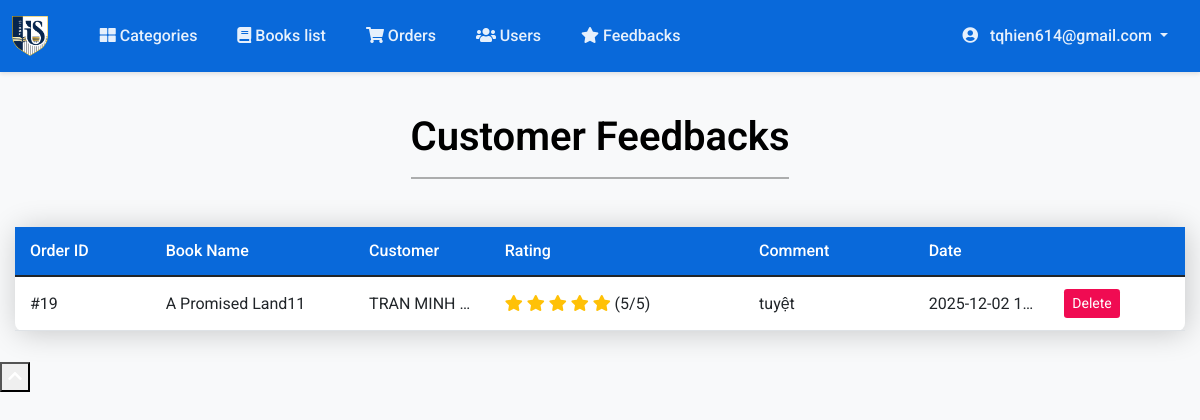
/Admin/feedbacks.php (signed in), run on the app's committed database.
### tables this page shows
CREATE TABLE IF NOT EXISTS `feedback` (
  `id` int NOT NULL AUTO_INCREMENT,
  `order_id` int NOT NULL,
  `book_id` int NOT NULL,
  `user_id` int NOT NULL,
  `rating` tinyint(1) NOT NULL COMMENT '1-5 stars',
  `comment` text,
  `created_at` datetime NOT NULL DEFAULT CURRENT_TIMESTAMP,
  PRIMARY KEY (`id`),
  UNIQUE KEY `unique_feedback` (`order_id`,`book_id`,`user_id`)
);

CREATE TABLE IF NOT EXISTS `orders` (
  `id` int NOT NULL AUTO_INCREMENT,
  `user_id` int NOT NULL,
  `address` varchar(100) NOT NULL,
  `address2` varchar(100) DEFAULT NULL,
  `pin` int NOT NULL,
  `payment_method` varchar(20) DEFAULT NULL,
  `total` int NOT NULL,
  `payment_status` varchar(20) NOT NULL,
  `order_status` int NOT NULL,
  `date` datetime NOT NULL,
  `duration` int NOT NULL,
  PRIMARY KEY (`id`)
);

CREATE TABLE IF NOT EXISTS `books` (
  `id` int NOT NULL AUTO_INCREMENT,
  `category_id` int NOT NULL,
  `ISBN` varchar(20) NOT NULL,
  `name` varchar(255) NOT NULL,
  `img` varchar(255) NOT NULL,
  `author` varchar(75) NOT NULL,
  `vnd` int NOT NULL,
  `security` int NOT NULL,
  `rent` int NOT NULL,
  `qty` int NOT NULL,
  `best_seller` int DEFAULT NULL,
  `short_desc` varchar(2000) NOT NULL,
  `description` text NOT NULL,
  `status` tinyint NOT NULL DEFAULT '1',
  `price` int GENERATED ALWAYS AS ((coalesce(`security`,0) + coalesce(`rent`,0))) VIRTUAL,
  PRIMARY KEY (`id`,`ISBN`)
);

CREATE TABLE IF NOT EXISTS `users` (
  `id` int NOT NULL AUTO_INCREMENT,
  `name` varchar(80) NOT NULL,
  `email` varchar(50) NOT NULL,
  `mobile` bigint NOT NULL,
  `doj` datetime NOT NULL,
  `password` varchar(255) NOT NULL,
  PRIMARY KEY (`id`)
);

### includes/function.php (called while the page is built, shortened)
<?php
function getAllFeedbacks($con) {
  $tableCheck = mysqli_query($con, "SHOW TABLES LIKE 'feedback'");
  $query = "SELECT f.*, b.name as book_name, b.author, u.name as user_name, u.email, o.id as order_id
            FROM feedback f
            JOIN books b ON f.book_id = b.id
            JOIN users u ON f.user_id = u.id
            JOIN orders o ON f.order_id = o.id
            ORDER BY f.created_at DESC";
  $result = mysqli_query($con, $query);
  $feedbacks = [];
  while ($row = mysqli_fetch_assoc($result)) {
    $feedbacks[] = $row;
  }
  return $feedbacks;
}

### Admin/feedbacks.php (the view, shortened to what this page needs)
<?php require(__DIR__ . '/topNav.php') ?>
<?php
require_once(__DIR__ . '/../includes/function.php');
$feedbacks = getAllFeedbacks($con);
?>
<div class="container mt-5">
    <div class="d-flex justify-content-center">
        <h1>Customer Feedbacks
            <hr>
        </h1>
    </div>
    <table class="table table-responsive">
        <thead class="">
            <tr>
                <th>Order ID</th>
                <th>Book Name</th>
                <th>Customer</th>
                <th>Rating</th>
                <th>Comment</th>
                <th>Date</th>
                <th></th>
            </tr>
        </thead>
        <tbody>
            <?php if (!empty($feedbacks)): ?>
                <?php foreach ($feedbacks as $feedback): ?>
                <tr>
                    <td>#<?php echo $feedback['order_id']; ?></td>
                    <td><?php echo htmlspecialchars($feedback['book_name']); ?></td>
                    <td><?php echo htmlspecialchars($feedback['user_name']); ?></td>
                    <td>
                        <?php for ($i = 1; $i <= 5; $i++): ?>
                            <i class="fas fa-star <?php echo $i <= $feedback['rating'] ? 'text-warning' : 'text-muted'; ?>"></i>
                        <?php endfor; ?>
                        (<?php echo $feedback['rating']; ?>/5)
                    </td>
                    <td><?php echo !empty($feedback['comment']) ? htmlspecialchars($feedback['comment']) : 'No comment'; ?></td>
                    <td><?php echo $feedback['created_at']; ?></td>
                    <td>
                        <a class="btn btn-danger btn-sm" href="?type=delete&id=<?php echo $feedback['id'] ?>"
                           onclick="return confirm('Are you sure you want to delete this feedback?')">
                            Delete
                        </a>
                    </td>
                </tr>
                <?php endforeach; ?>
            <?php else: ?>
                <tr>
                    <td colspan="7" class="text-center text-muted">No feedbacks found</td>
                </tr>
            <?php endif; ?>
        </tbody>
    </table>
</div>
<div id="scrollBtn">
    <button onclick="topFunction()" id="ScrollUpBtn" title="Go to top">
        <span> <i class="fas fa-chevron-up text-white"></i></span>
    </button>
</div>
</body>
</html>

### Admin/css/admin.css (style rules this page uses)
:root { --primary-color: rgb(9, 105, 218); --primary-hover: rgb(8, 97, 199); --secondary-color: rgb(59, 59, 59); --secondary-hover: #404040; --danger-color: #f00b52; --danger-hover: #b20909; --bg-light: #f8f9fa; --bg-white: #ffffff; --bg-hover: #f8f9fa; --text-dark: #000000; --text-light: #ffffff; --text-muted: rgba(255,255,255,0.9); --shadow-light: 0 2px 4px rgba(0,0,0,0.1); --shadow-medium: 0 2px 8px rgba(0,0,0,0.1); --shadow-heavy: 2px 2px 30px rgba(0, 0, 0, 0.2); --radius-small: 6px; --radius-medium: 8px; --radius-large: 10px; --navbar-padding-top: 50px; --container-padding: 20px; --transition-fast: 0.2s ease; --transition-normal: 0.3s ease; }
body { background-color: var(--bg-light); font-family: 'Roboto', sans-serif; overflow-x: hidden; padding-top: var(--navbar-padding-top); }
.container { padding: var(--container-padding); max-width: 100%; overflow-x: hidden; }
.table { background: var(--bg-white); border-radius: var(--radius-medium); overflow: hidden; box-shadow: var(--shadow-heavy); width: 100%; max-width: 100%; table-layout: fixed; }
.table thead { background-color: var(--primary-color); color: var(--text-light); }
.table thead th { border: none; padding: 12px 15px; font-weight: 500; white-space: nowrap; overflow: hidden; text-overflow: ellipsis; }
.table tbody td { padding: 12px 15px; vertical-align: middle; white-space: nowrap; overflow: hidden; text-overflow: ellipsis; }
.table-responsive { overflow-x: auto; -webkit-overflow-scrolling: touch; }
.table th:nth-child(1) { width: 8%; min-width: 80px; }
.table th:nth-child(2) { width: 12%; min-width: 100px; }
.table th:nth-child(3) { width: 8%; min-width: 60px; }
.table th:nth-child(4) { width: 15%; min-width: 120px; }
.table th:nth-child(5) { width: 10%; min-width: 80px; }
.table th:nth-child(6) { width: 8%; min-width: 80px; }
.table th:nth-child(7) { width: 8%; min-width: 80px; }
.btn-danger { background-color: var(--danger-color); border: none; color: var(--text-light); }
.container h1 { color: var(--text-dark); font-weight: 600; margin-bottom: 2rem; }
.container h1 hr { border-top: 2px solid var(--text-dark); opacity: 0.3; }
@media (max-width: 1200px) { .container { padding: 15px; } }

### data on the page
feedback: order "19", books.name "A Promised Land11", user.name "TRAN MINH…", rating "5", comment "tuyệt", created_at "2025-12-02 1…"

### other printed values
$_SESSION['ADMIN_email'] "tqhien614@gmail.com"
